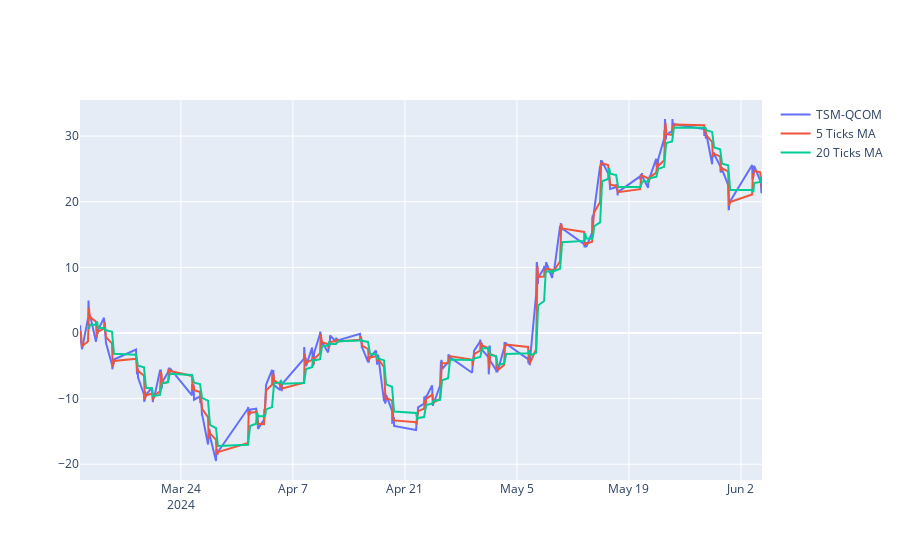

The notebook cell saved with this chart:
### Code cell
# Plot the difference and its moving average

fig = go.Figure()
fig.add_trace(go.Scatter(x=tsm_qcom_dif.index, y=tsm_qcom_dif, name='TSM-QCOM'))
fig.add_trace(go.Scatter(x=tsm_qcom_dif.index, y=tsm_qcom_dif.rolling(window=5).mean(), name='5 Ticks MA'))
fig.add_trace(go.Scatter(x=tsm_qcom_dif.index, y=tsm_qcom_dif.rolling(window=20).mean(), name='20 Ticks MA'))

fig.show()

### Figure 1 — Plotly figure (JSON) as saved in the notebook; plotly's stock layout.template omitted (floating-point values rounded to 4 significant figures; data arrays with more than 128 entries replaced by an {"elided": "..."} marker saying what was removed)
{"data": [{"name": "TSM-QCOM", "type": "scatter", "x": {"elided": "779 str values"}, "y": {"elided": "779 float values"}}, {"name": "5 Ticks MA", "type": "scatter", "x": {"elided": "779 str values"}, "y": {"elided": "779 float values"}}, {"name": "20 Ticks MA", "type": "scatter", "x": {"elided": "779 str values"}, "y": {"elided": "779 float values"}}], "layout": {}}
